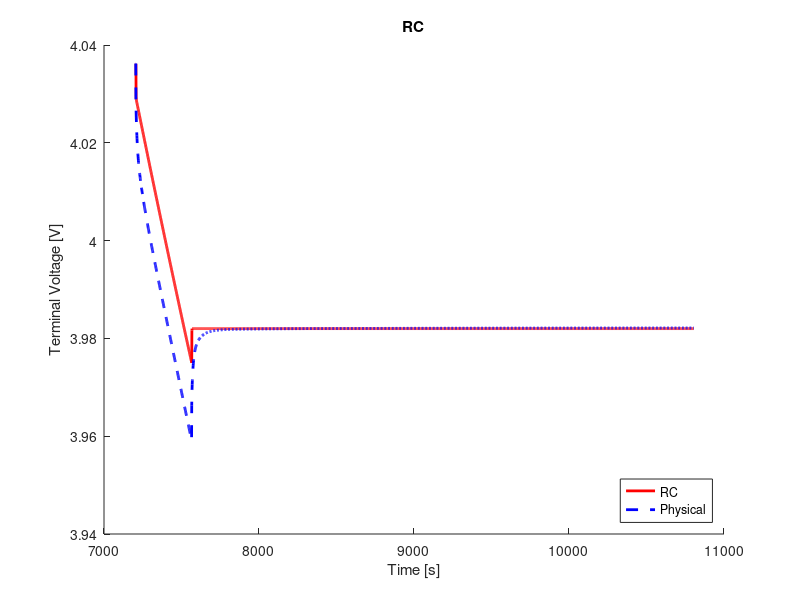

Here is the MATLAB script that generated this plot:
clear;
clc;
close all;

%% load data
load('ocv_final.mat');
time_ocv = time;
load('pulse_1_c_2.mat');
load('rc1_cf_params.mat');

%% voltage limitations
v_max = 4.4;                                    % cut-over voltage
v_min = 3.0;                                    % cut-off voltage

%% resample ocv and soc
t1 = time_ocv(1);
t2 = time_ocv(end);
dt = 1;                                         % sample time
t = (t1:dt:t2) - t1;

ocv = interp1(time_ocv, ocv, t1:dt:t2);
soc = interp1(time_ocv, soc, t1:dt:t2);

s = length(time);

%% variables
Q = 16.8;
eta = 1.0;                                  % coulombic efficiency

n = 0;                                      % number of rc links
flag = 1;

%% compute soc
ind_init = interp1(soc, 1:length(soc), 0.8062, 'nearest');
v_t(1) = ocv(ind_init);
z0 = soc(ind_init);
z = z0 - dt/(Q*3600)*eta*cumsum(I(1:end));

% manual fit
p = 3;
r0 = r0_cf(p);

%% compute terminal voltage
for j = 1:n
    f(j) = exp(-dt/(r(j)*c(j)));
end
for k = 1:s-1
    if flag == 1
        ind = interp1(soc, 1:length(soc), z(k), 'nearest');
        v_t(k+1) = ocv(ind) - I(k).*r0;
        if v_t(k) < v_min
            fprintf('Reached lower voltage limit.');
            flag = 0;
        end
        if v_t(k) > v_max
            fprintf('Reached upper voltage limit.');
            flag = 0;
        end 
    end
end

%% compute rms error
v_t = reshape(v_t, size(V_batt_time));
rmse = 1000*sqrt(mean((V_batt_time - v_t).^2))     % [mV]

%% plot
figure(1);
hold on;
plot(time, v_t, 'r', 'LineWidth', 2)
hold on;
plot(time, V_batt_time, 'b--', 'LineWidth', 2)
xlabel('Time [s]')
ylabel('Terminal Voltage [V]')
title('RC')
legend('RC', 'Physical', 'location', 'southeast')
